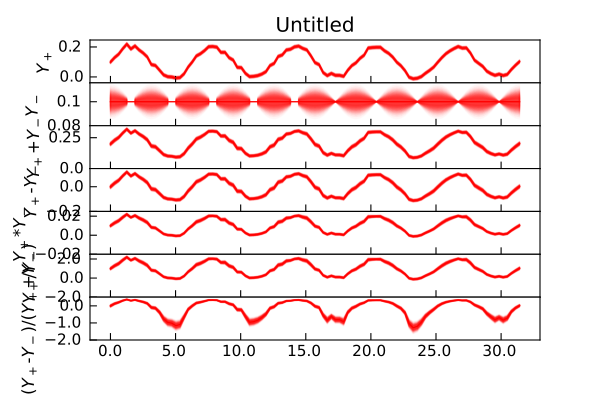

The script that drew this image:
"""Demonstrate Channel math operations."""
# pylint: disable=invalid-name
from Stoner import Data
from numpy import linspace, ones_like, sin, cos, pi
from numpy.random import normal
from Stoner.plot.utils import errorfill

x = linspace(0, 10 * pi, 101)
e = 0.01 * ones_like(x)
y = 0.1 * sin(x) + normal(size=len(x), scale=0.01) + 0.1
e2 = 0.01 * cos(x)
y2 = 0.1 * ones_like(x)
d = Data(
    x,
    y,
    e,
    y2,
    e2,
    column_headers=["$X$", "$Y_+$", r"$\delta Y_+$", "$Y_-$", r"$\delta Y_-$"],
    setas="xyeye",
)

a = tuple(d.column_headers[1:3])
b = tuple(d.column_headers[3:5])

d.add(a, b, replace=False)
d.subtract(a, b, replace=False)
d.multiply(a, b, replace=False)
d.divide(a, b, replace=False)
d.diffsum(a, b, replace=False)
d.setas = "xyeyeyeyeyeyeye"
d.plot(multiple="panels", plotter=errorfill, color="red", alpha_fill=0.2)
